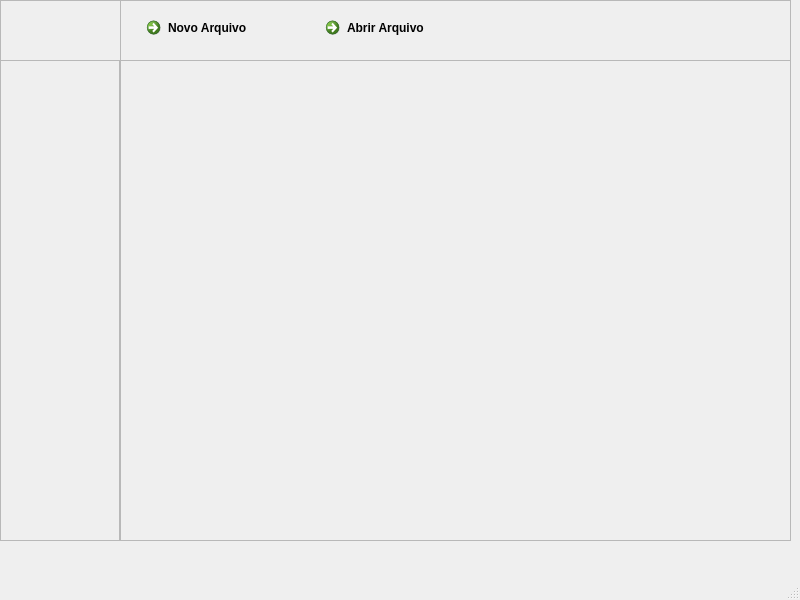
<?xml version="1.0" encoding="UTF-8"?>
<ui version="4.0">
 <class>MainWindow</class>
 <widget class="QMainWindow" name="MainWindow">
  <property name="geometry">
   <rect>
    <x>0</x>
    <y>0</y>
    <width>800</width>
    <height>600</height>
   </rect>
  </property>
  <property name="windowTitle">
   <string>MainWindow</string>
  </property>
  <widget class="QWidget" name="centralwidget">
   <widget class="QFrame" name="f_menu">
    <property name="geometry">
     <rect>
      <x>0</x>
      <y>60</y>
      <width>120</width>
      <height>481</height>
     </rect>
    </property>
    <property name="frameShape">
     <enum>QFrame::Shape::StyledPanel</enum>
    </property>
    <property name="frameShadow">
     <enum>QFrame::Shadow::Raised</enum>
    </property>
   </widget>
   <widget class="QFrame" name="f_header">
    <property name="geometry">
     <rect>
      <x>120</x>
      <y>0</y>
      <width>671</width>
      <height>61</height>
     </rect>
    </property>
    <property name="frameShape">
     <enum>QFrame::Shape::StyledPanel</enum>
    </property>
    <property name="frameShadow">
     <enum>QFrame::Shadow::Raised</enum>
    </property>
    <widget class="QWidget" name="horizontalLayoutWidget">
     <property name="geometry">
      <rect>
       <x>19</x>
       <y>10</y>
       <width>352</width>
       <height>41</height>
      </rect>
     </property>
     <layout class="QHBoxLayout" name="nav">
      <item>
       <widget class="QCommandLinkButton" name="bt_new">
        <property name="text">
         <string>Novo Arquivo</string>
        </property>
        <property name="icon">
         <iconset theme="QIcon::ThemeIcon::DocumentNew"/>
        </property>
       </widget>
      </item>
      <item>
       <widget class="QCommandLinkButton" name="bt_open">
        <property name="text">
         <string>Abrir Arquivo</string>
        </property>
        <property name="icon">
         <iconset theme="QIcon::ThemeIcon::DocumentOpen"/>
        </property>
       </widget>
      </item>
     </layout>
    </widget>
   </widget>
   <widget class="QFrame" name="f_logo">
    <property name="geometry">
     <rect>
      <x>0</x>
      <y>0</y>
      <width>121</width>
      <height>61</height>
     </rect>
    </property>
    <property name="frameShape">
     <enum>QFrame::Shape::StyledPanel</enum>
    </property>
    <property name="frameShadow">
     <enum>QFrame::Shadow::Raised</enum>
    </property>
    <widget class="QLabel" name="img_logo">
     <property name="geometry">
      <rect>
       <x>10</x>
       <y>10</y>
       <width>101</width>
       <height>41</height>
      </rect>
     </property>
     <property name="text">
      <string/>
     </property>
     <property name="pixmap">
      <pixmap>../../assets/logo.png</pixmap>
     </property>
     <property name="alignment">
      <set>Qt::AlignmentFlag::AlignCenter</set>
     </property>
    </widget>
   </widget>
   <widget class="QFrame" name="f_logo_2">
    <property name="geometry">
     <rect>
      <x>120</x>
      <y>60</y>
      <width>671</width>
      <height>481</height>
     </rect>
    </property>
    <property name="frameShape">
     <enum>QFrame::Shape::StyledPanel</enum>
    </property>
    <property name="frameShadow">
     <enum>QFrame::Shadow::Raised</enum>
    </property>
    <widget class="QLabel" name="img_bg_logo">
     <property name="geometry">
      <rect>
       <x>10</x>
       <y>10</y>
       <width>651</width>
       <height>461</height>
      </rect>
     </property>
     <property name="text">
      <string/>
     </property>
     <property name="pixmap">
      <pixmap>../../assets/logo_bg.png</pixmap>
     </property>
     <property name="alignment">
      <set>Qt::AlignmentFlag::AlignCenter</set>
     </property>
    </widget>
   </widget>
  </widget>
  <widget class="QMenuBar" name="menubar">
   <property name="geometry">
    <rect>
     <x>0</x>
     <y>0</y>
     <width>800</width>
     <height>33</height>
    </rect>
   </property>
  </widget>
  <widget class="QStatusBar" name="statusbar"/>
 </widget>
 <resources/>
 <connections/>
</ui>
